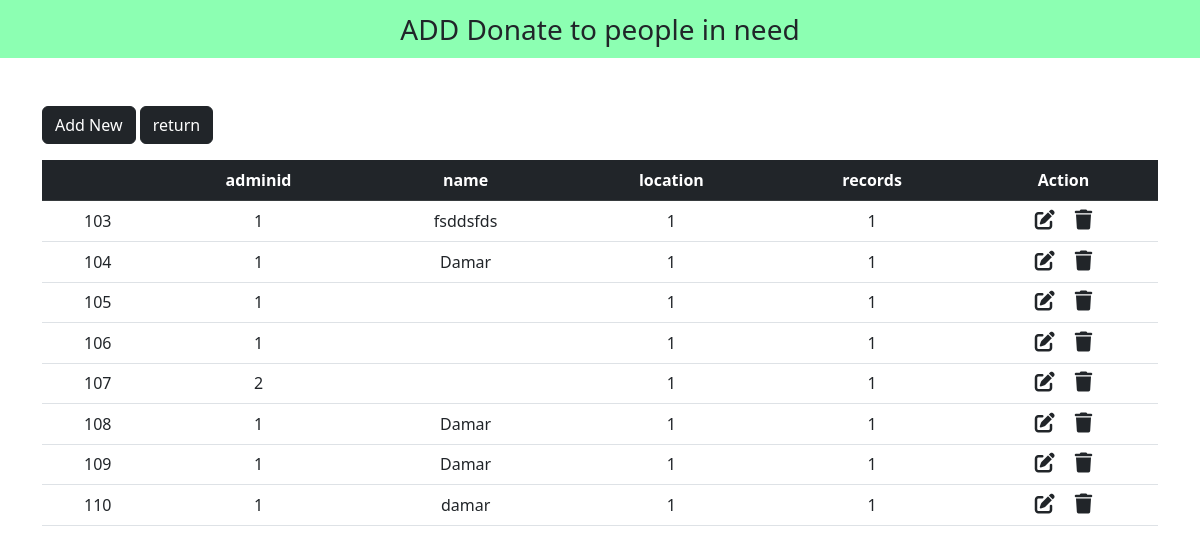
The app's page /driverPages/tabledriver/index.php, older data.
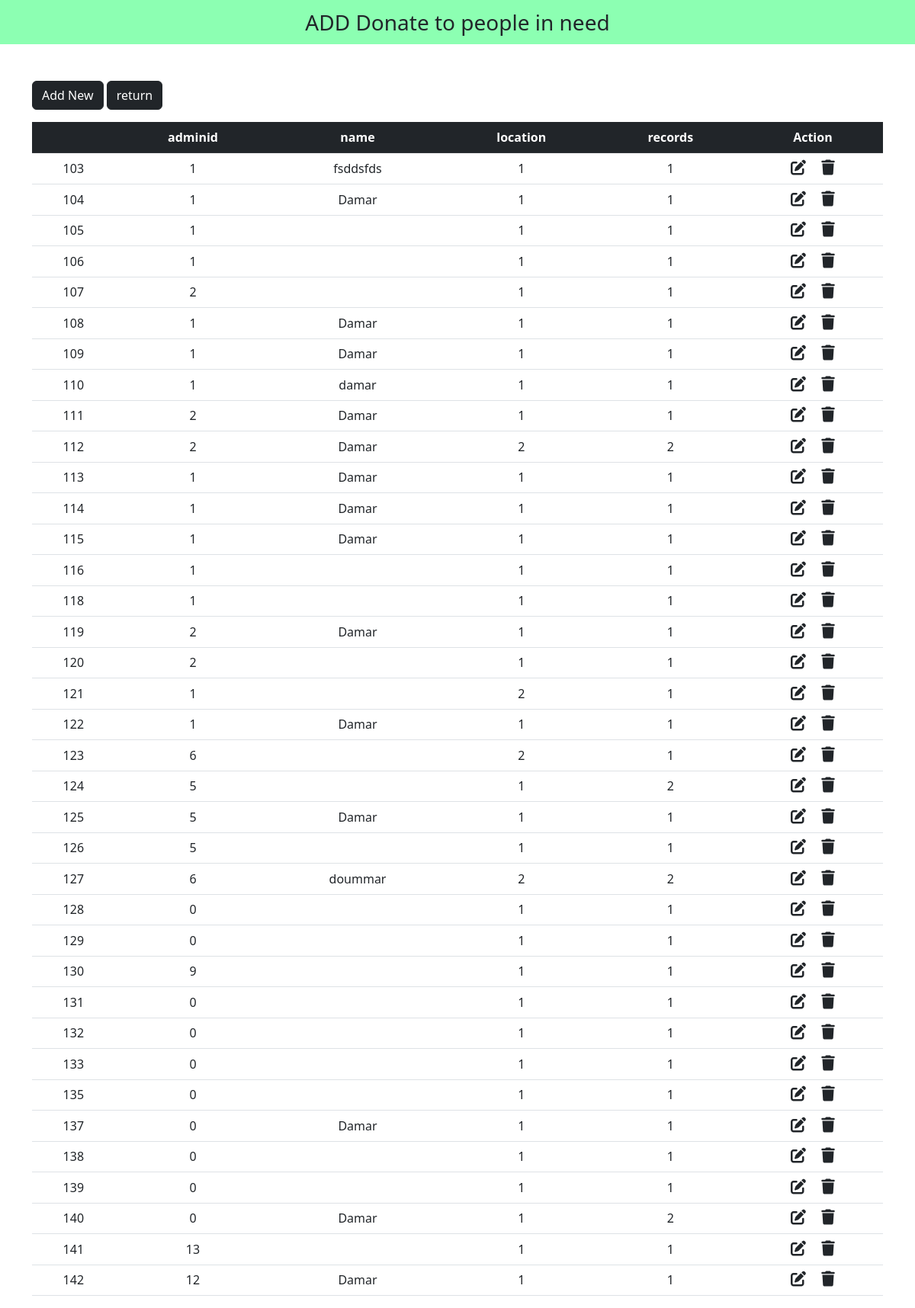
The same page, newer data.
### tables this page shows
CREATE TABLE `branch` (
  `id` int(50) NOT NULL,
  `adminid` int(50) NOT NULL,
  `name` varchar(50) NOT NULL,
  `location` int(11) NOT NULL,
  `records` int(11) NOT NULL,
  `parent_branchid` int(50) DEFAULT NULL
);

### driverPages/tabledriver/index.php (the view, shortened to what this page needs)
<?php
include "connection.php";
?>
<!DOCTYPE html>
<html lang="en">
<head>
  <link href="https://cdn.jsdelivr.net/npm/bootstrap@5.2.3/dist/css/bootstrap.min.css" rel="stylesheet">
  <link rel="stylesheet" href="https://cdnjs.cloudflare.com/ajax/libs/font-awesome/6.4.0/css/all.min.css" />
</head>
<body>
  <nav class="navbar navbar-light justify-content-center fs-3 mb-5" style="background-color: #00ff5573;">
     ADD Donate to people in need
  </nav>
  <div class="container">
    <a href="add_new.php" class="btn btn-dark mb-3">Add New</a>
    <a href="../profiledriver.php" class="btn btn-dark mb-3">return</a>
    <table class="table table-hover text-center">
      <thead class="table-dark">
        <tr>
          <th scope="col"></th>
          <th scope="col">adminid</th>
          <th scope="col">name</th>
          <th scope="col">location</th>
          <th scope="col">records</th>
          <th scope="col">Action</th>
        </tr>
      </thead>
      <tbody>
        <?php
        $sql = "SELECT * FROM `branch`";
        $result = mysqli_query($conn, $sql);
        while ($row = mysqli_fetch_assoc($result)) {
          echo "<tr>";
          echo "<td>".$row['id']."</td>";
          echo "<td>".$row['adminid']."</td>";
          echo "<td>".$row['name']."</td>";
          echo "<td>".$row['location']."</td>";
          echo "<td>".$row['records']."</td>";
          echo "<td>
          <a href=edit.php?id=".$row["id"]." class='link-dark'><i class='fa-solid fa-pen-to-square fs-5 me-3'></i></a>
          <a href=delete.php?id=".$row["id"]." class='link-dark'><i class='fa-solid fa-trash fs-5'></i></a>
        </td>";
        echo "<tr>";
      }
        ?>
      </tbody>
    </table>
  </div>
</body>
</html>

Row changes from the older to the newer data that the page shows:
added branch: id "111", adminid "2", name "Damar", location "1", records "1"
added branch: id "112", adminid "2", name "Damar", location "2", records "2"
added branch: id "113", adminid "1", name "Damar", location "1", records "1"
added branch: id "114", adminid "1", name "Damar", location "1", records "1"
added branch: id "115", adminid "1", name "Damar", location "1", records "1"
added branch: id "116", adminid "1", location "1", records "1"
added branch: id "118", adminid "1", location "1", records "1"
added branch: id "119", adminid "2", name "Damar", location "1", records "1"
added branch: id "120", adminid "2", location "1", records "1"
added branch: id "121", adminid "1", location "2", records "1"
added branch: id "122", adminid "1", name "Damar", location "1", records "1"
added branch: id "123", adminid "6", location "2", records "1"
added branch: id "124", adminid "5", location "1", records "2"
added branch: id "125", adminid "5", name "Damar", location "1", records "1"
added branch: id "126", adminid "5", location "1", records "1"
added branch: id "127", adminid "6", name "doummar", location "2", records "2"
added branch: id "128", adminid "0", location "1", records "1"
added branch: id "129", adminid "0", location "1", records "1"
added branch: id "130", adminid "9", location "1", records "1"
added branch: id "131", adminid "0", location "1", records "1"
added branch: id "132", adminid "0", location "1", records "1"
added branch: id "133", adminid "0", location "1", records "1"
added branch: id "135", adminid "0", location "1", records "1"
added branch: id "137", adminid "0", name "Damar", location "1", records "1"
added branch: id "138", adminid "0", location "1", records "1"
added branch: id "139", adminid "0", location "1", records "1"
added branch: id "140", adminid "0", name "Damar", location "1", records "2"
added branch: id "141", adminid "13", location "1", records "1"
added branch: id "142", adminid "12", name "Damar", location "1", records "1"
